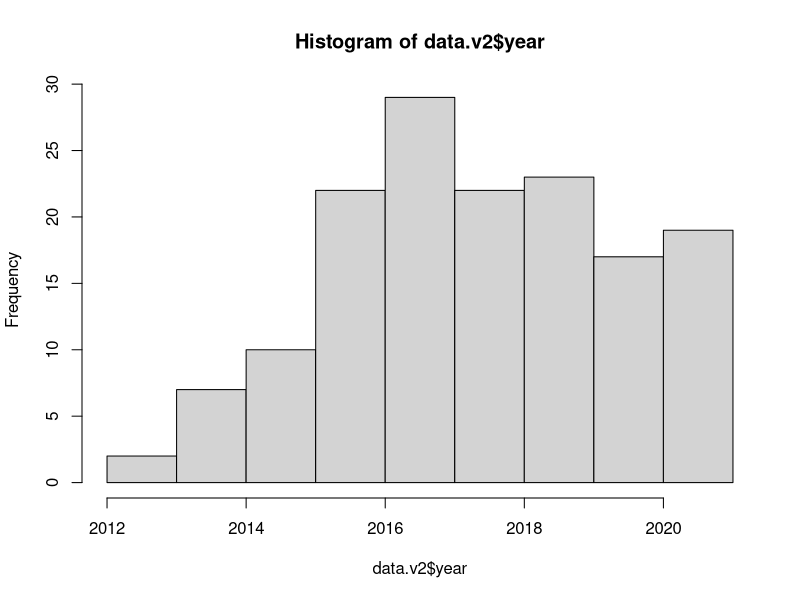

Write R code to recreate this figure. (Note: this script raises an error after producing the figure.)
# THIS FILE IS FOR ALL data ANALYSIS PORTIONS OF THE COVIDENCE REVIEW

# Load packages
library(tidyr)
library(dplyr)
library(tidyverse)
library(ggplot2)
library(lubridate)
library(broom)

# Loading in the data

data <- read.csv("LAg_sys_review_data.csv")

# Viewing the beginning of the data.v2
head(data)
str(data)

# Data clean-up
str(data[,41:58])

## Viewing counts of each region for clean-up
data %>% count(unknown)

data %>% count(northern_africa)

data %>% count(sub_saharan_africa)

data %>% count(latin_america_caribbean)

data %>% count(northern_america)

data %>% count(central_asia)

data %>% count(eastern_asia)

data %>% count(south_eastern_asia)

data %>% count(southern_asia)

data %>% count(western_asia)

data %>% count(eastern_europe)

data %>% count(northern_europe)

data %>% count(southern_europe)

data %>% count(western_europe)

data %>% count(australia_new_zealand)

data %>% count(melanesia)

data %>% count(micronesia)

data %>% count(polynesia)

## Create new dataframe from original and make all regions into Yes (1) or No (0)
data.v2 <- data %>% 
  mutate("unknown" = ifelse(unknown == "Yes" &
                              !is.na(unknown), 1, 0)) %>%
  mutate("northern_africa" = ifelse(northern_africa == "Yes" &
                              !is.na(northern_africa), 1, 0)) %>%
  mutate("sub_saharan_africa" = ifelse(sub_saharan_africa == "Yes" &
                              !is.na(sub_saharan_africa), 1, 0)) %>%
  mutate("latin_america_caribbean" = ifelse(latin_america_caribbean == "Yes" &
                              !is.na(latin_america_caribbean), 1, 0)) %>%
  mutate("northern_america" = ifelse(northern_america == "Yes" &
                              !is.na(northern_america), 1,0)) %>%
  mutate("central_asia" = ifelse(central_asia == "Yes" &
                              !is.na(central_asia), 1, 0)) %>%
  mutate("eastern_asia" = ifelse(eastern_asia == "Yes" & 
                              !is.na(eastern_asia), 1, 0)) %>%
  mutate("south_eastern_asia" = ifelse(south_eastern_asia == "Yes" & 
                              !is.na(south_eastern_asia), 1, 0)) %>%
  mutate("southern_asia" = ifelse(southern_asia == "Yes" & 
                              !is.na(southern_asia), 1, 0)) %>%
  mutate("western_asia" = ifelse(western_asia == "Yes" &
                              !is.na(western_asia), 1,0)) %>%
  mutate("eastern_europe" = ifelse(eastern_europe == "Yes" & 
                              !is.na(eastern_europe), 1, 0)) %>%
  mutate("northern_europe" = ifelse(northern_europe == "Yes" & 
                              !is.na(northern_europe), 1, 0)) %>%
  mutate("southern_europe" = ifelse(southern_europe == "Yes" & 
                              !is.na(southern_europe), 1, 0)) %>%
  mutate("western_europe" = ifelse(western_europe == "Yes" & 
                              !is.na(western_europe), 1, 0)) %>%
  mutate("australia_new_zealand" = ifelse(australia_new_zealand == "Yes" & 
                              !is.na(australia_new_zealand), 1, 0)) %>%
  mutate("melanesia" = ifelse(melanesia == "Yes" & 
                              !is.na(melanesia), 1, 0)) %>%
  mutate("micronesia" = ifelse(micronesia == "Yes" & 
                              !is.na(micronesia), 1, 0)) %>%
  mutate("polynesia" = ifelse(polynesia == "Yes" & 
                                 !is.na(polynesia), 1, 0))

str(data.v2[,41:58])

## Make sure that the numbers are the same as the original
data.v2 %>% count(unknown)

data.v2 %>% count(northern_africa)

data.v2 %>% count(sub_saharan_africa)

data.v2 %>% count(latin_america_caribbean)

data.v2 %>% count(northern_america)

data.v2 %>% count(central_asia)

data.v2 %>% count(eastern_asia)

data.v2 %>% count(south_eastern_asia)

data.v2 %>% count(southern_asia)

data.v2 %>% count(western_asia)

data.v2 %>% count(eastern_europe)

data.v2 %>% count(northern_europe)

data.v2 %>% count(southern_europe)

data.v2 %>% count(western_europe)

data.v2 %>% count(australia_new_zealand)

data.v2 %>% count(melanesia)

data.v2 %>% count(micronesia)

data.v2 %>% count(polynesia)

## Cleaning up subtype_1 fields where it was blank instead of not defined
data.v2 %>% count(subtype_1)

data.v2$subtype_1[(data.v2$subtype_1 == "")]<- "Not defined"

data.v2 %>% count(subtype_1)
# Test Analyses 
hist(data.v2$year)
data.v2 %>% group_by(eval_field) %>%
  count()

count(data.v2[which(data.v2$eval_field == 'Evaluation')])

table(data.v2$eval_field)

data.v2 %>% group_by(eval_field) %>% 
  count(unknown:polynesia)

data.v2 %>%
  gather()
  group_by(eval_field) %>%
  summarise(no = n()) %>%
  spread(eval_field, no)
# END TEST ANALYSES

# Tables & Plots
## Journal
journal.table <- table(data.v2$journal)

## Year
year.table <- table(data.v2$year)

## Evaluation / Field Use
eval.table <- table(data.v2$eval_field)

## Population Descriptions
population.table <- table(data.v2$pop_descript)

## Cohort Descriptions
cohort.table <- table(data.v2$cohort_descript)

## Sample Type
sample.table <- table(data.v2$sample_type)

## Assay Manufacturer
manufac.table <- data.v2 %>%
                  group_by(eval_field) %>%
                  count(assay_manufact)

## Sub-geographic region where samples were collected from
eval_regions <- data.v2 %>% group_by(eval_field) %>%
  select(eval_field, unknown, northern_africa, sub_saharan_africa, latin_america_caribbean,
         northern_america, central_asia, eastern_asia, south_eastern_asia, southern_asia, western_asia,
         eastern_europe, northern_europe, southern_europe, western_europe, australia_new_zealand, melanesia,
         micronesia, polynesia) 

eval_region_sum <- eval_regions %>% group_by(eval_field) %>%
  summarize(unknown = sum(unknown),northern_africa = sum(northern_africa), 
            sub_saharan_africa = sum(sub_saharan_africa), latin_america_caribbean = sum(latin_america_caribbean),
            northern_america = sum(northern_america), central_asia = sum(central_asia), 
            eastern_asia = sum(eastern_asia), south_eastern_asia = sum(south_eastern_asia), 
            southern_asia = sum(southern_asia), western_asia = sum(western_asia),
            eastern_europe = sum(eastern_europe), northern_europe = sum(northern_europe), 
            southern_europe = sum(southern_europe), western_europe = sum(western_europe),
            australia_new_zealand = sum(australia_new_zealand), melanesia = sum(melanesia),
            micronesia = sum(micronesia), polynesia = sum(polynesia))

gathered_eval_region <- eval_region_sum %>% 
  gather(key = "sub_geo", value = "count", 2:19)

ggplot(data = gathered_eval_region, aes(x = reorder(sub_geo, count), 
                                        y = count, 
                                        fill = eval_field)) +
  geom_bar(stat = "identity", position = "dodge", col = "white") +  
  labs(title = "Number of studies where samples were collected to conduct LAg studies",
       x = "Sub-Geographic Region", y = "Count (n)") +
  scale_fill_discrete(name = "Type of study", labels = c("Evaluation", "Field Use")) +
  scale_x_discrete(labels = c("australia_new_zealand" = "Australia & New Zealand",
                              "central_asia" = "Central Asia",
                              "eastern_asia" = "Eastern Asia",
                              "eastern_europe" = "Eastern Europe",
                              "latin_america_caribbean" = "Latin American & Caribbean",
                              "melanesia" = "Melanesia",
                              "micronesia" = "Micronesia",
                              "northern_africa" = "Northern Africa",
                              "northern_america" = "Northern America",
                              "northern_europe" = "Northern Europe",
                              "polynesia" = "Polynesia",
                              "south_eastern_asia" = "South Eastern Asia",
                              "southern_asia" = "Southern Asia",
                              "southern_europe" = "Southern Europe",
                              "sub_saharan_africa" = "Sub-Saharan Africa",
                              "unknown" = "Unknown",
                              "western_asia" = "Western Asia",
                              "western_europe" = "Western Europe")) +
  theme(axis.text.x = element_text(angle=45, vjust=1, hjust=1),
        plot.title = element_text(hjust = 0.5))

## Subtype (JL working in a separate branch)
subtype <- data.v2 %>% group_by(eval_field) %>%
  select(eval_field, subtype_1, subtype_2, subtype_3, subtype_4, subtype_5)

subtype %>% group_by(eval_field) %>%
  count(subtype_1)
